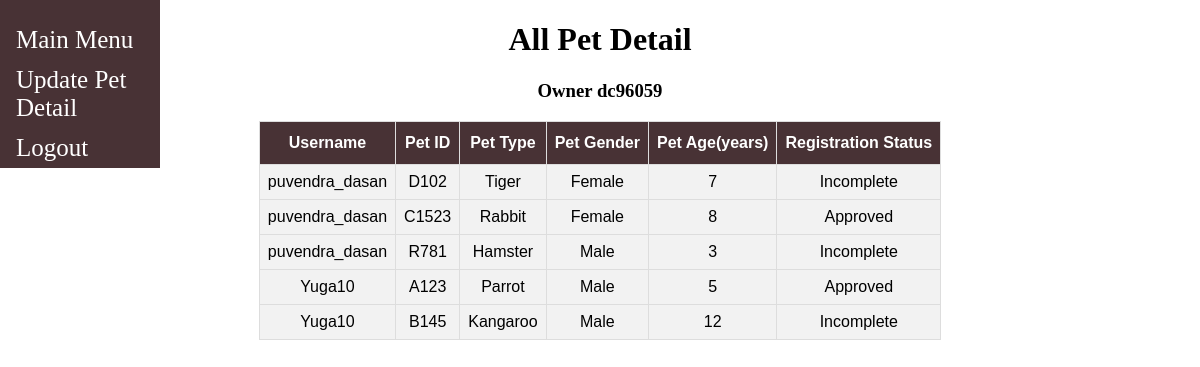
Page /Admin/Menu.php (signed in) on the committed database.
### tables this page shows
CREATE TABLE IF NOT EXISTS `pets` (
  `petID` varchar(20) NOT NULL,
  `petType` varchar(50) NOT NULL,
  `petgender` varchar(20) NOT NULL,
  `petAge` int(11) NOT NULL,
  `registerStatus` varchar(20) NOT NULL,
  `username` varchar(20) NOT NULL,
  PRIMARY KEY (`petID`)
);

### Admin/Menu.php (the view, shortened to what this page needs)
<!DOCTYPE html>
<html>
<head>
  <link rel="stylesheet" type="text/css" href="../CSS/sideNavigation.css">
</head>
<body>
     <div class="sidenav">
	     <a href="Menu.php">Main Menu</a>
		 <a href="UpdateMenu.php">Update Pet Detail</a>
		 <a href ="../Auth/Logout.php"<button>Logout</button></a>
	 </div>
	 <h1 style="text-align:center;">All Pet Detail</h1>
<?php
if(isset ($_SESSION["username"]))
{
	$link = mysqli_connect ('localhost', 'root', '', 'petshop');
	if (!$link)
     {
	     die ("Could not connect: ".mysqli_connect_error());
     }
     else
        {
	         $queryGet = "select * from pets order by username";
	         $resultGet = mysqli_query($link,$queryGet);
	         if(!$resultGet)
	         {
		         die ("Invalid Query - get Items List: ". mysqli_error($link));
	         }
	         else
	        {
                 ?>
                 <table id="pet" align="center">
                 <tr>
				     <th>Username</th>
                     <th>Pet ID</th>
		             <th>Pet Type</th>
		             <th>Pet Gender</th>
		             <th>Pet Age(years)</th>
		             <th>Registration Status</th>
	             </tr>
				 <center><h3>
				 Owner <?php echo $_SESSION["username"]?>
				 </h3></center>
	             <?php
                     while($row= mysqli_fetch_array($resultGet, MYSQLI_BOTH))
	                {
		         ?>
		             <tr>
					     <td><?php echo $row['username']?></td>
		                 <td><?php echo $row['petID'];?></td>
		                 <td><?php echo $row['petType'];?></td>
		                 <td><?php echo $row['petgender'];?></td>
		                 <td><?php echo $row['petAge'];?></td>
		                 <td><?php echo $row['registerStatus'];?></td>
		             </tr>
	            <?php
		            }
				?>
			<?php
		    }
		}
}
else{
    echo "No session exists or session has expired. Please log in again ";
	echo "Page will be redirect in 5 seconds";
	header('Refresh: 5; ../Admin/Login.php');}
?>
</body>
</html>

### CSS/sideNavigation.css (style rules this page uses)
body { background-image: url("pets.jpg"); }
.sidenav { width: 160px; position: fixed; z-index: 1; top: 0; left: 0; background-color: #483235; overflow-x: hidden; padding-top: 20px; }
.sidenav a { padding: 6px 8px 6px 16px; text-decoration: none; font-size: 25px; color: white; display: block; }
#pet { font-family: "Trebuchet MS", Arial, Helvetica, sans-serif; border-collapse: collapse; }
#pet td, #pet th { border: 1px solid #ddd; padding: 8px; text-align: center; max-width: auto; }
#pet tr { background-color: #f2f2f2; }
#pet th { padding-top: 12px; padding-bottom: 12px; text-align: center; background-color: #483235; color: white; max-width: auto; background-position: center; }

### rows in the picture
pets: username "puvendra_dasan", petID "D102", petType "Tiger", petgender "Female", petAge "7", registerStatus "Incomplete"
pets: username "puvendra_dasan", petID "C1523", petType "Rabbit", petgender "Female", petAge "8", registerStatus "Approved"
pets: username "puvendra_dasan", petID "R781", petType "Hamster", petgender "Male", petAge "3", registerStatus "Incomplete"
pets: username "Yuga10", petID "A123", petType "Parrot", petgender "Male", petAge "5", registerStatus "Approved"
pets: username "Yuga10", petID "B145", petType "Kangaroo", petgender "Male", petAge "12", registerStatus "Incomplete"

### other values in the picture
$_SESSION["username"] "dc96059"
